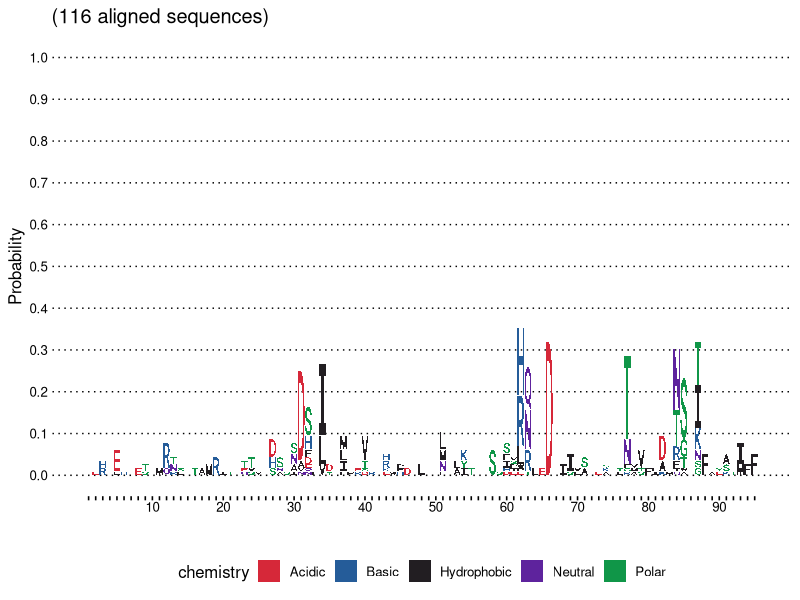

The R source for this figure:
#### Usage: modify the Excel file 'yyx_hideRef_ggseqlogo_inupt.xlsx':
####            I only use the second column, and regard the 1st line as reference sequence
####        install required R packages: tidyverse ggplot2 ggseqlogo readxl
####        change the output_date and working_path variables as follows
####        finally run this R script in R or Rscript


output_date = "20230201"   # TODO: change date
working_path = "/your/path/"   # TODO: change working path

setwd(working_path)



options(stringsAsFactors=FALSE)

#if (!requireNamespace("BiocManager", quietly = TRUE))
#    install.packages("BiocManager")
#BiocManager::install("Biostrings")
#BiocManager::install("BiocStyle")
#BiocManager::install("Biobase")
#BiocManager::install("seqLogo")
#BiocManager::install("ggseqlogo")

library(tidyverse)
library(ggplot2)
library(ggseqlogo)

library(readxl)



`%.%` = function(x,y) paste0(x,y)



### ref: https://github.com/omarwagih/ggseqlogo/blob/master/R/ggseqlogo.r

matrix_to_heights_rmRef = function(mat, seq_type, decreasing = T, ref_seq){
	mat[is.infinite(mat)] = 0
	if (any(duplicated(rownames(mat)))) 
		stop("Matrix input must have unique row names")
	
	ref_seq_vec = strsplit(ref_seq, "")[[1]]
	for(j in 1:length(ref_seq_vec)){   # Yyx add to rmRef, on 2021-04-14
		mat[ref_seq_vec[j], j] = 0
	}
	
	dat = lapply(1:ncol(mat), function(i) {
		vals = mat[, i]
		pos = sort(vals[vals >= 0], decreasing = decreasing)
		neg = sort(vals[vals < 0], decreasing = !decreasing)
		cs_pos = cumsum(pos)
		cs_neg = cumsum(neg)
		df_pos = df_neg = NULL
		if (length(pos) > 0) 
			df_pos = data.frame(letter = names(pos), position = i, 
				y0 = c(0, cs_pos[-length(cs_pos)]), y1 = cs_pos, 
				stringsAsFactors = F)
		if (length(neg) > 0) 
			df_neg = data.frame(letter = names(neg), position = i, 
				y0 = cs_neg, y1 = c(0, cs_neg[-length(cs_neg)]), 
				stringsAsFactors = F)
		rbind(df_pos, df_neg)
	})
	dat = do.call(rbind, dat)
	space_factor = 0.004
	y_pad = max(dat$y1) * space_factor
	dat$y0 = dat$y0 + y_pad
	dat = subset(dat, dat$y1 > dat$y0)
	dummy = data.frame(letter = dat$letter[1], position = NA, 
		y0 = 0, y1 = 0)
	if (dat$position[1] != 1) {
		dummy$position = 1
		dat = rbind(dummy, dat)
	}
	if (dat$position[nrow(dat)] != ncol(mat)) {
		dummy$position = ncol(mat)
		dat = rbind(dat, dummy)
	}
	rownames(dat) = NULL
	attr(dat, "seq_type") = seq_type
	dat
}

bits_method_rmRef = function (seqs, decreasing, ref_seq, ...){
	pfm = makePFM(seqs, ...)
	ic = attr(pfm, "bits")
	if (all(ic == 0)) {
		warning("All positions have zero information content perhaps due to too few input sequences. Setting all information content to 2.")
		ic = (ic * 0) + 2
	}
	heights = t(t(pfm) * ic)
	seq_type = attr(pfm, "seq_type")
	matrix_to_heights_rmRef(heights, seq_type, decreasing, ref_seq=ref_seq)
}

probability_method_rmRef = function (seqs, decreasing, ref_seq, ...){
	pfm = ggseqlogo:::makePFM(seqs, ...)
	seq_type = attr(pfm, "seq_type")
	matrix_to_heights_rmRef(pfm, seq_type, decreasing, ref_seq=ref_seq)
}

# Generate height data for logo
logo_data_rmRef <- function(seqs, ref_seq, method='bits', stack_width=0.95, rev_stack_order=F, font, seq_group=1, seq_type = 'auto', namespace=NULL ){
	# Get font 
	font_df = ggseqlogo:::get_font(font)
	
	# TODO
	# hh = twosamplelogo_method(seqs, seqs_bg, pval_thresh=0.05, seq_type = seq_type, namespace = namespace)
	
	# Generate heights based on method
	if(method == 'bits'){
		hh = bits_method_rmRef(seqs, decreasing = rev_stack_order, seq_type = seq_type, namespace = namespace, ref_seq=ref_seq)
	}else if(method == 'probability'){
		hh = probability_method_rmRef(seqs, decreasing = rev_stack_order, seq_type = seq_type, namespace = namespace, ref_seq=ref_seq)
	}else if(method == 'custom'){
		if(seq_type == 'auto') seq_type = guessSeqType(rownames(seqs))
		hh = matrix_to_heights_rmRef(seqs, seq_type, decreasing = rev_stack_order, ref_seq=ref_seq)
	}else{
		stop('Invalid method!')
	}
	
	# Merge font df and heights
	ff = merge(font_df, hh, by = 'letter')
	# Scale x and ys to new positions
	x_pad = stack_width/2
	ff$x = ggseqlogo:::newRange(ff$x, ff$position - x_pad, ff$position + x_pad)
	ff$y = ggseqlogo:::newRange(ff$y, ff$y0, ff$y1)
	
	# Rename columns
	ff = as.data.frame(ff)[,c('x', 'y', 'letter', 'position', 'order')]
	ff$seq_group = seq_group
	
	# Set sequence type as attribute, to be used downstream
	attr(ff, 'seq_type') = attr(hh, 'seq_type')
	
	# Return data table
	ff
}

geom_hideRef_logo = function (data = NULL, ref_seq, method = "bits", seq_type = "auto", 
	namespace = NULL, font = "roboto_medium", stack_width = 0.95, 
	rev_stack_order = F, col_scheme = "auto", low_col = "black", 
	high_col = "yellow", na_col = "grey20", plot = T, 
	...) 
{
	if (stack_width > 1 | stack_width <= 0) 
		stop("\"stack_width\" must be between 0 and 1")
	if (is.null(data)) 
		stop("Missing \"data\" parameter!")
	if (!is.null(namespace)) 
		seq_type = "other"
	all_methods = c("bits", "probability", "custom")
	pind = pmatch(method, all_methods)
	method = all_methods[pind]
	if (is.na(method)) 
		stop("method must be one of 'bits' or 'probability', or 'custom'")
	if (is.character(data) | is.matrix(data)) 
		data = list(`1` = data)
	if (is.list(data)) {
		if (is.null(names(data))) 
			names(data) = seq_along(data)
		lvls = names(data)
		data_sp = lapply(names(data), function(n) {
			curr_seqs = data[[n]]
			logo_data_rmRef(seqs = curr_seqs, ref_seq=ref_seq, method = method, stack_width = stack_width, 
				rev_stack_order = rev_stack_order, seq_group = n, 
				seq_type = seq_type, font = font, namespace = namespace)
		})
		data = do.call(rbind, data_sp)
		data$seq_group = factor(data$seq_group, levels = lvls)
	}
	if (!plot) 
		return(data)
	seq_type = attr(data, "seq_type")
	cs = ggseqlogo:::get_col_scheme(col_scheme, seq_type)
	legend_title = attr(cs, "cs_label")
	data = merge(data, cs, by = "letter", all.x = T)
	data = data[order(data$order), ]
	colscale_gradient = is.numeric(cs$group)
	colscale_opts = NULL
	if (colscale_gradient) {
		colscale_opts = scale_fill_gradient(name = legend_title, 
			low = low_col, high = high_col, na.value = na_col)
	}
	else {
		tmp = cs[!duplicated(cs$group) & !is.na(cs$group), ]
		col_map = unlist(split(tmp$col, tmp$group))
		colscale_opts = scale_fill_manual(values = col_map, name = legend_title, 
			na.value = na_col)
	}
	guides_opts = NULL
	if (identical(cs$letter, cs$group)) 
		guides_opts = guides(fill = F)
	y_lim = NULL
	extra_opts = NULL
	if (method == "tsl") {
		y_lab = "Depleted	Enriched"
		tmp = max(abs(data$y))
		row_a = row_b = data[1, ]
		row_a$y = -tmp
		row_b$y = tmp
		data = rbind(data, row_a, row_b)
		data$facet = factor(data$y > 0, c(T, F), c("Enriched", 
			"Depleted"))
		extra_opts = NULL
	}
	else if (method == "custom") {
		y_lab = ""
	}
	else {
		y_lab = method
		substr(y_lab, 1, 1) = toupper(substr(y_lab, 1, 1))
	}
	data$group_by = with(data, interaction(seq_group, letter, 
		position))
	data$x = data$x
	logo_layer = layer(stat = "identity", data = data, 
		mapping = aes_string(x = "x", y = "y", fill = "group", 
			group = "group_by"), geom = "polygon", 
		position = "identity", show.legend = NA, inherit.aes = F, 
		params = list(na.rm = T, ...))
	breaks_fun = function(lim) {
		1:floor(lim[2]/1.05)
	}
	list(logo_layer, scale_x_continuous(breaks = breaks_fun, 
		labels = identity), ylab(y_lab), xlab(""), colscale_opts, 
		guides_opts, coord_cartesian(ylim = y_lim), extra_opts)
}


yyx_hideRef_ggseqlogo = function(ref_seq, aligned_seqs, main="", y_max=1, should_print=TRUE, seq_type="auto", x_label_every = 10){
	R_vec = strsplit(ref_seq, "")[[1]]
	A_list = strsplit(aligned_seqs, "")

	for(k in 1:length(A_list)){
		if(length(A_list[[k]]) < length(R_vec)){
			cat("Warning: shorter length " %.% length(A_list[[k]]) %.% " < ref " %.% length(R_vec) %.% " for " %.% k %.% "-th sequence:\n" %.% paste(collapse="", A_list[[k]]) %.% "\n\n")
		}
	}

	stat_DF = character(0)
	for(i in 1:length(R_vec)){
		now_align_vec = rep(NA, length(A_list))
		for(k in 1:length(A_list)){
			if(length(A_list[[k]]) < i){
				cat("Warning: I will skip " %.% i %.% "-th base of " %.% k %.% "-th sequence\n")
			}
			if(A_list[[k]][i] == "-"){
				A_list[[k]][i] = R_vec[i]
			}
			now_align_vec[k] = A_list[[k]][i]
		}
		now_stat_DF = as.data.frame(table(now_align_vec))
		names(now_stat_DF) = c("AA", "Freq")
		now_stat_DF$Prob = now_stat_DF$Freq / sum(now_stat_DF$Freq)
		now_stat_DF$isRef = now_stat_DF$AA == R_vec[i]
		now_stat_DF = now_stat_DF %>% arrange(-Prob, AA)
		now_stat_DF$Pos = i
		stat_DF = rbind(stat_DF, now_stat_DF)
	}

	original_aligned_seqs = sapply(A_list, function(vec) paste(collapse="", vec))

	#ggseqlogo(original_aligned_seqs, seq_type='aa', method="prob")

	rect_DF = data.frame(x=1:length(R_vec))
	rect_DF$xmin = rect_DF$x - 0.5
	rect_DF$xmax = rect_DF$x + 0.5
	rect_DF$ymin = NA
	rect_DF$ymax = NA
	for(i in 1:length(R_vec)){
		now_stat_DF = stat_DF[stat_DF$Pos==i,]
		now_stat_DF$cumProb = cumsum(now_stat_DF$Prob)
		ref_idx = which(now_stat_DF$isRef)
		if(length(ref_idx) <= 0){
			rect_DF$ymax[i] = 1
			rect_DF$ymin[i] = 1
		}else{
			if(ref_idx==1){
				rect_DF$ymax[i] = 1
			}else{
				rect_DF$ymax[i] = 1 - now_stat_DF$cumProb[ref_idx-1]
			}
			rect_DF$ymin[i] = 1 - now_stat_DF$cumProb[ref_idx]
		}
	}


	y_at = seq(0,1,by=0.1)
	p = ggplot()
	p = p + geom_abline(intercept=y_at, slope=0, linetype="dotted")
	p = p + geom_hideRef_logo(original_aligned_seqs, ref_seq, method="prob", seq_type=seq_type) + theme_logo()
#	p = p + geom_rect(aes(xmin=xmin, xmax=xmax, ymin=ymin, ymax=ymax), data=rect_DF, fill="white")
#	p = p + geom_abline(intercept=y_at, slope=0, linetype="dotted")
	p = p + coord_cartesian(ylim=c(0,y_max)) + scale_y_continuous(breaks=y_at)
	x_at = 1:length(R_vec)
	x_labels = x_at
	x_labels[x_at %% x_label_every != 0] = ""
	p = p + scale_x_continuous(breaks=x_at, labels=x_labels) + theme(axis.ticks.x = element_line())
	
	if(main != ""){
		p = p + ggtitle(main)
	}

	if(should_print){
		print(p)
	}
}


yyx_convert_base_at = function(vec, base_at=28, base_from="I", base_to="S"){
	no_NA_idxes = !is.na(vec)
	if(sum(no_NA_idxes) > 0){
		vec_no_NA = vec[no_NA_idxes]
		strsplit_list = strsplit(vec_no_NA, "")
		vec[no_NA_idxes] = (sapply(strsplit_list, function(seq_array){
			if(seq_array[base_at]==base_from){
				seq_array[base_at] = base_to
			}
			paste(collapse="", seq_array)
		}))
	}
	return (vec)
}




input = read_excel("yyx_hideRef_ggseqlogo_inupt.xlsx", col_names=FALSE)
dim(input)

## translate DNA/RNA to AA sequence, if needed
# library(Biostrings)
# input[[2]] = input[[2]] %>% DNAStringSet %>% translate %>% as.character

ref_seq = input[[2]][1]
aligned_seqs = input[[2]][-1]



pdf("yyx_hideRef_ggseqlogo_output." %.% output_date %.% ".pdf", width=28, height=8)
nchar(ref_seq)   # 95
aligned_seqs = aligned_seqs[!is.na(aligned_seqs) & aligned_seqs != ""]
aligned_seqs = substr(aligned_seqs, 1, nchar(ref_seq))
now_main = "(" %.% length(aligned_seqs) %.% " aligned sequences)"
yyx_hideRef_ggseqlogo(ref_seq, aligned_seqs, main=now_main, seq_type="aa", x_label_every = 10)
try(silent=TRUE, {
yyx_hideRef_ggseqlogo(ref_seq, aligned_seqs, main=now_main, seq_type="dna", x_label_every = 10)
})
dev.off()
